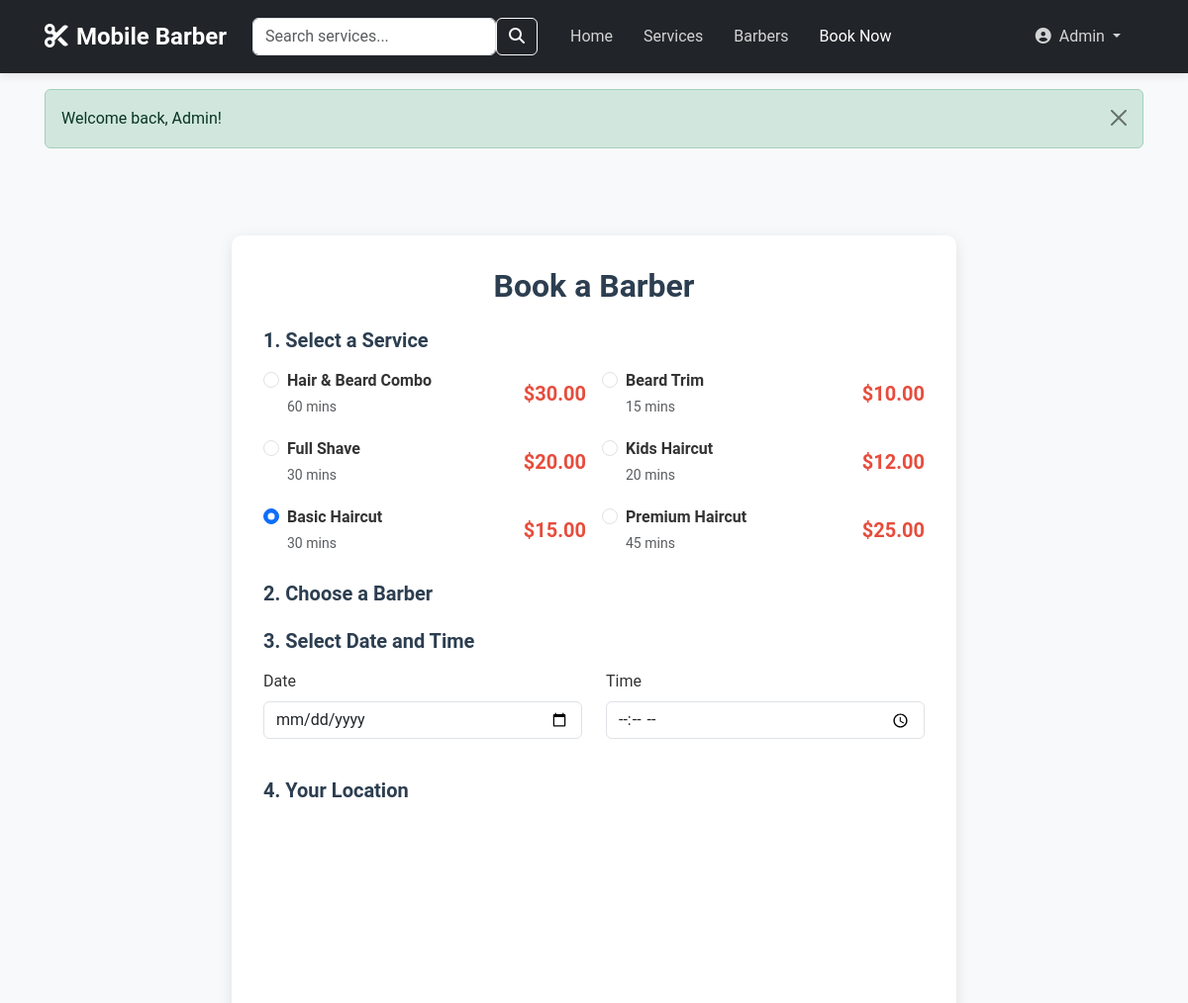
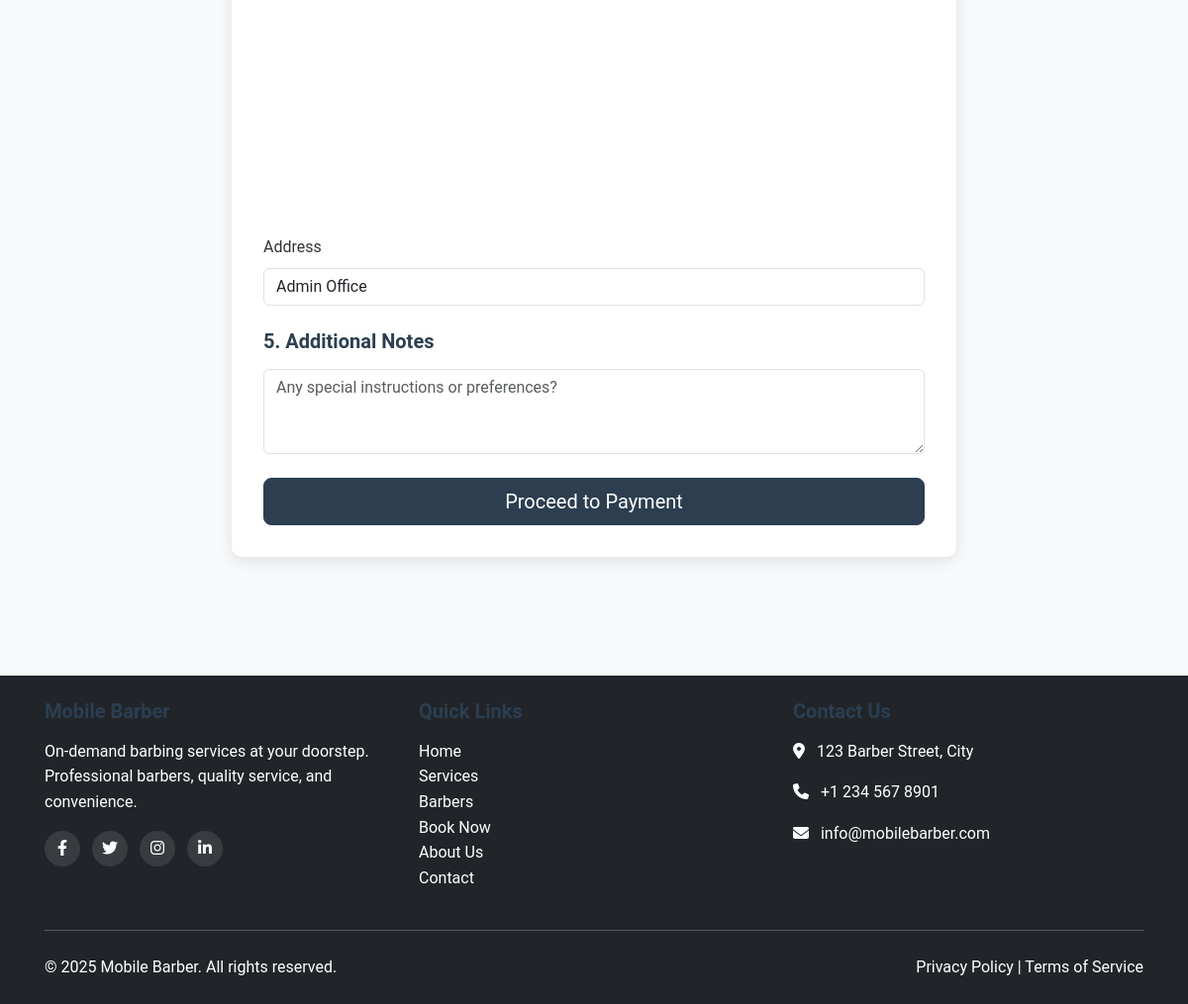
/index.php?page=booking&service=1 (signed in), run on the app's committed database (2 pictures, top to bottom).
### tables this page shows
CREATE TABLE users (
    id INT AUTO_INCREMENT PRIMARY KEY,
    username VARCHAR(50) NOT NULL UNIQUE,
    email VARCHAR(100) NOT NULL UNIQUE,
    password VARCHAR(255) NOT NULL,
    first_name VARCHAR(50) NOT NULL,
    last_name VARCHAR(50) NOT NULL,
    phone VARCHAR(20) NOT NULL,
    address TEXT,
    profile_image VARCHAR(255) DEFAULT 'default.jpg',
    created_at TIMESTAMP DEFAULT CURRENT_TIMESTAMP,
    updated_at TIMESTAMP DEFAULT CURRENT_TIMESTAMP ON UPDATE CURRENT_TIMESTAMP,
    status ENUM('active', 'inactive', 'suspended') DEFAULT 'active'
);

CREATE TABLE services (
    id INT AUTO_INCREMENT PRIMARY KEY,
    name VARCHAR(100) NOT NULL,
    description TEXT,
    price DECIMAL(10,2) NOT NULL,
    duration INT NOT NULL,  
    image VARCHAR(255),
    category VARCHAR(50) NOT NULL,
    status ENUM('active', 'inactive') DEFAULT 'active',
    created_at TIMESTAMP DEFAULT CURRENT_TIMESTAMP
);

### includes/functions.php (called while the page is built, shortened)
<?php
function get_user($user_id) {
    $sql = "SELECT * FROM users WHERE id = ?";
    $stmt = db_query($sql, [$user_id]);
    $result = $stmt->get_result();
    if ($result->num_rows > 0) {
        return $result->fetch_assoc();
    }
    return false;
}
function get_services() {
    $sql = "SELECT * FROM services WHERE status = 'active' ORDER BY category, price";
    $stmt = db_query($sql);
    $services = [];
    $result = $stmt->get_result();
    while ($row = $result->fetch_assoc()) {
        $services[] = $row;
    }
    return $services;
}
function format_price($price) {
    return '$' . number_format($price, 2);
}
function get_flash_message() {
    if (isset($_SESSION['flash_message'])) {
        $flash = $_SESSION['flash_message'];
        return $flash;
    }
    return null;
}
?>

### config/database.php (called while the page is built, shortened)
<?php
try {
    $conn = new mysqli(DB_HOST, DB_USER, DB_PASS, DB_NAME);
    $conn->set_charset("utf8mb4");
} catch (Exception $e) {
    $temp_conn = new mysqli(DB_HOST, DB_USER, DB_PASS);
    if (!$temp_conn->connect_error) {
        $temp_conn->query("CREATE DATABASE IF NOT EXISTS " . DB_NAME . " CHARACTER SET utf8mb4 COLLATE utf8mb4_unicode_ci");
        $temp_conn->close();
        $conn = new mysqli(DB_HOST, DB_USER, DB_PASS, DB_NAME);
        if ($conn->connect_error) {
            die("Database connection failed: " . $conn->connect_error);
        }
        $conn->set_charset("utf8mb4");
    } else {
        die("Server connection failed: " . $temp_conn->connect_error);
    }
}
function db_query($sql, $params = []) {
    global $conn;
    $stmt = $conn->prepare($sql);
    if (!empty($params)) {
        $types = '';
        $bindParams = [];
        foreach ($params as $param) {
            if (is_int($param)) {
                $types .= 'i';
            } elseif (is_float($param)) {
                $types .= 'd';
            } elseif (is_string($param)) {
                $types .= 's';
            } else {
                $types .= 'b';
            }
            $bindParams[] = $param;
        }
        array_unshift($bindParams, $types);
        $bindParamsRefs = [];
        foreach ($bindParams as $key => $value) {
            $bindParamsRefs[$key] = &$bindParams[$key];
        }
        call_user_func_array([$stmt, 'bind_param'], $bindParamsRefs);
    }
    $stmt->execute();
    return $stmt;
}
?>

### includes/pages/booking.php (the view, shortened to what this page needs)
<?php
$user_id = $_SESSION['user_id'];
$user = get_user($user_id);
$services = get_services();
$selected_service = isset($_GET['service']) ? intval($_GET['service']) : '';
?>
<div class="container py-5">
    <div class="row">
        <div class="col-lg-8 mx-auto">
            <div class="booking-form">
                <h2 class="text-center mb-4">Book a Barber</h2>
                <form method="POST" action="" class="needs-validation" novalidate>
                    <div class="mb-4">
                        <h5>1. Select a Service</h5>
                        <div class="row g-3">
                            <?php foreach ($services as $service): ?>
                                <div class="col-md-6">
                                    <div class="form-check custom-radio">
                                        <input class="form-check-input" type="radio" name="service_id" id="service_<?php echo $service['id']; ?>" value="<?php echo $service['id']; ?>" <?php echo ($selected_service == $service['id']) ? 'checked' : ''; ?> required>
                                        <label class="form-check-label d-flex justify-content-between align-items-center" for="service_<?php echo $service['id']; ?>">
                                            <span>
                                                <strong><?php echo htmlspecialchars($service['name']); ?></strong>
                                                <br>
                                                <small class="text-muted"><?php echo htmlspecialchars($service['duration']); ?> mins</small>
                                            </span>
                                            <span class="service-price"><?php echo format_price($service['price']); ?></span>
                                        </label>
                                    </div>
                                </div>
                            <?php endforeach; ?>
                        </div>
                    </div>
                    <div class="mb-4">
                        <h5>2. Choose a Barber</h5>
                    </div>
                    <div class="mb-4">
                        <h5>3. Select Date and Time</h5>
                        <div class="row">
                            <div class="col-md-6 mb-3">
                                <label for="booking_date" class="form-label">Date</label>
                                <input type="date" class="form-control" id="booking_date" name="booking_date" min="<?php echo date('Y-m-d'); ?>" required>
                            </div>
                            <div class="col-md-6 mb-3">
                                <label for="booking_time" class="form-label">Time</label>
                                <input type="time" class="form-control" id="booking_time" name="booking_time" required>
                            </div>
                        </div>
                    </div>
                    <div class="mb-4">
                        <h5>4. Your Location</h5>
                        <div class="map-container" id="map"></div>
                        <div class="mb-3">
                            <label for="address" class="form-label">Address</label>
                            <input type="text" class="form-control" id="address" name="address" value="<?php echo htmlspecialchars($user['address'] ?? ''); ?>" required>
                        </div>
                    </div>
                    <div class="mb-4">
                        <h5>5. Additional Notes</h5>
                        <textarea class="form-control" id="notes" name="notes" rows="3" placeholder="Any special instructions or preferences?"></textarea>
                    </div>
                    <div class="d-grid gap-2">
                        <button type="submit" class="btn btn-primary btn-lg">Proceed to Payment</button>
                    </div>
                </form>
            </div>
        </div>
    </div>
</div>

### includes/header.php (shortened to what this page needs)
<!DOCTYPE html>
<html lang="en">
<head>
    <link href="https://cdn.jsdelivr.net/npm/bootstrap@5.3.0/dist/css/bootstrap.min.css" rel="stylesheet">
    <link rel="stylesheet" href="https://cdnjs.cloudflare.com/ajax/libs/font-awesome/6.4.0/css/all.min.css">
    <link rel="stylesheet" href="assets/css/style.css">
    <link rel="stylesheet" href="assets/css/responsive-override.css">
</head>
<body>
    <header class="sticky-top">
        <nav class="navbar navbar-expand-lg navbar-dark bg-dark">
            <div class="container">
                <a class="navbar-brand" href="index.php">
                    <i class="fas fa-cut me-2"></i>Mobile Barber
                </a>
                <div class="mobile-search-container" id="mobileSearchContainer">
                    <form action="index.php" method="get" class="d-flex">
                        <input class="form-control" type="search" name="search" placeholder="Search services..." aria-label="Search">
                        <button class="btn btn-outline-light" type="submit"><i class="fas fa-search"></i></button>
                    </form>
                </div>
                <div class="collapse navbar-collapse" id="navbarNav">
                    <ul class="navbar-nav me-auto">
                        <li class="nav-item">
                            <a class="nav-link <?php echo ($page == 'home') ? 'active' : ''; ?>" href="index.php">Home</a>
                        </li>
                        <li class="nav-item">
                            <a class="nav-link <?php echo ($page == 'services') ? 'active' : ''; ?>" href="index.php?page=services">Services</a>
                        </li>
                        <li class="nav-item">
                            <a class="nav-link <?php echo ($page == 'barbers') ? 'active' : ''; ?>" href="index.php?page=barbers">Barbers</a>
                        </li>
                        <li class="nav-item">
                            <a class="nav-link <?php echo ($page == 'booking') ? 'active' : ''; ?>" href="index.php?page=booking">Book Now</a>
                        </li>
                    </ul>
                    <ul class="navbar-nav">
                        <?php if (isset($_SESSION['user_id'])): ?>
                            <li class="nav-item dropdown">
                                <a class="nav-link dropdown-toggle" href="#" id="navbarDropdown" role="button" data-bs-toggle="dropdown" aria-expanded="false">
                                    <i class="fas fa-user-circle me-1"></i>
                                    <?php
                                    $user = get_user($_SESSION['user_id']);
                                    echo htmlspecialchars($user['first_name']);
                                    ?>
                                </a>
                            </li>
                        <?php endif; ?>
                    </ul>
                </div>
            </div>
        </nav>
    </header>
    <?php $flash = get_flash_message(); ?>
    <?php if ($flash): ?>
        <div class="container mt-3">
            <div class="alert alert-<?php echo $flash['type']; ?> alert-dismissible fade show" role="alert">
                <?php echo $flash['message']; ?>
                <button type="button" class="btn-close" data-bs-dismiss="alert" aria-label="Close"></button>
            </div>
        </div>
    <?php endif; ?>
    <main class="py-4">

### assets/css/style.css (style rules this page uses)
:root { --primary-color: #2c3e50; --secondary-color: #e74c3c; --accent-color: #3498db; --light-color: #ecf0f1; --dark-color: #2c3e50; --success-color: #2ecc71; --warning-color: #f39c12; --danger-color: #e74c3c; --gray-color: #95a5a6; --text-color: #333; --body-bg: #f8f9fa; }
body { font-family: 'Roboto', sans-serif; color: var(--text-color); background-color: var(--body-bg); line-height: 1.6; }
h1, h2, h3, h4, h5, h6 { font-weight: 700; margin-bottom: 1rem; color: var(--dark-color); }
a { color: var(--accent-color); text-decoration: none; transition: all 0.3s ease; }
.btn-primary { background-color: var(--primary-color); border-color: var(--primary-color); }
.navbar { box-shadow: 0 2px 10px rgba(0, 0, 0, 0.1); }
.navbar-brand { font-weight: 700; font-size: 1.5rem; }
.navbar-dark .navbar-nav .nav-link { color: rgba(255, 255, 255, 0.8); }
.navbar-dark .navbar-nav .nav-link:hover, .navbar-dark .navbar-nav .nav-link.active { color: #fff; }
.service-price { font-weight: 700; color: var(--secondary-color); font-size: 1.25rem; }
.booking-form { background-color: white; border-radius: 10px; box-shadow: 0 4px 15px rgba(0, 0, 0, 0.1); padding: 2rem; }
.map-container { height: 400px; border-radius: 10px; overflow: hidden; margin-bottom: 1.5rem; }

### assets/css/responsive-override.css (style rules this page uses)
.container { width: 100%; max-width: 1140px; padding-right: 15px; padding-left: 15px; margin-right: auto; margin-left: auto; }
.navbar-collapse { display: flex !important; flex-basis: auto !important; }
.navbar-nav { flex-direction: row !important; }
.navbar-nav .nav-item { margin-right: 15px; }
.mobile-search-container { display: flex !important; position: relative; padding: 10px; background-color: transparent; z-index: 1000; margin-right: 15px; }

### data on the page
users: first_name "Admin", address "Admin Office"
services: service_id "☐ Hair & Beard Combo 60 mins $30", name "Hair & Beard Combo", duration "60", price "$30.00"
services: service_id "☐ Beard Trim 15 mins $10.00", name "Beard Trim", duration "15", price "$10.00"
services: service_id "☐ Full Shave 30 mins $20.00", name "Full Shave", duration "30", price "$20.00"
services: service_id "☐ Kids Haircut 20 mins $12.00", name "Kids Haircut", duration "20", price "$12.00"
services: service_id "☑ Basic Haircut 30 mins $15.00", name "Basic Haircut", duration "30", price "$15.00"
services: service_id "☐ Premium Haircut 45 mins $25.00", name "Premium Haircut", duration "45", price "$25.00"

### other printed values
$flash['message'] "Welcome back, Admin!"
